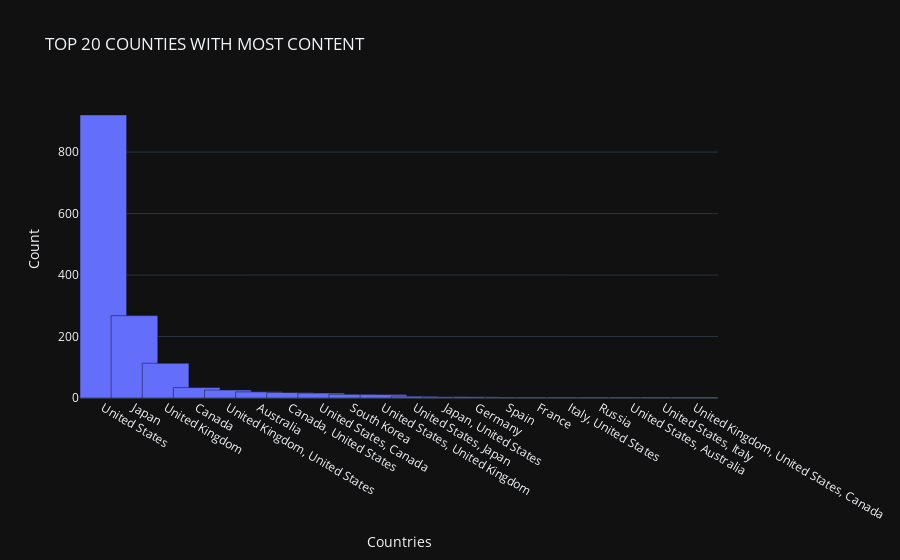

The code cell stored with this chart in its notebook:
### Code cell
#Country wise content
country_wise_content=df.country.value_counts().reset_index()[:20]
trace1=go.Bar(x=country_wise_content['index'],y=country_wise_content['country'],width=1.5)
layout=go.Layout(template= "plotly_dark",title = 'TOP 20 COUNTIES WITH MOST CONTENT' ,
                 xaxis = dict(title = 'Countries'),yaxis = dict(title = 'Count'))
fig=go.Figure(data=[trace1],layout=layout)
fig.show()

### Figure 1 — Plotly figure (JSON) as saved in the notebook; plotly's stock layout.template omitted (floating-point values rounded to 4 significant figures)
{"data": [{"type": "bar", "width": 1.5, "x": ["United States", "Japan", "United Kingdom", "Canada", "United Kingdom, United States", "Australia", "Canada, United States", "United States, Canada", "South Korea", "United States, United Kingdom", "United States, Japan", "Japan, United States", "Germany", "Spain", "France", "Italy, United States", "Russia", "United States, Australia", "United States, Italy", "United Kingdom, United States, Canada"], "y": [921, 268, 113, 34, 26, 20, 18, 16, 12, 11, 6, 4, 4, 3, 3, 3, 3, 3, 3, 3]}], "layout": {"title": {"text": "TOP 20 COUNTIES WITH MOST CONTENT"}, "xaxis": {"title": {"text": "Countries"}}, "yaxis": {"title": {"text": "Count"}}}}
